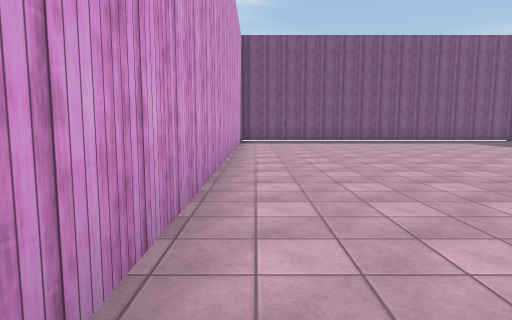
view 1 (above)

20 first-person views from a walk through a scene from a Unity 3-D project. The camera is 1.4 m above the floor, tilts 6° down and sees 75° across. The floor is counted in squares, 2 m on a side. Each view is taken from the middle of a square. On the plan, view 1 faces up. The plan holds only what a view shows up to about 10 squares ahead; the rest is blank. The place goes on beyond the plan. The player is left out. Some surface patterns are stand-ins.

view 2
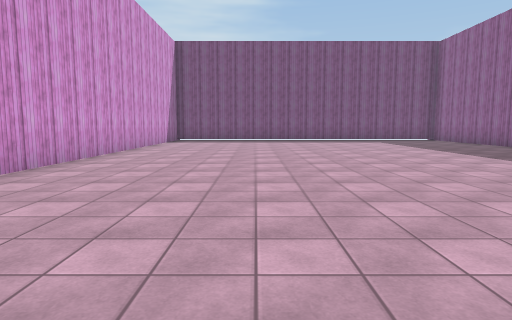

view 3
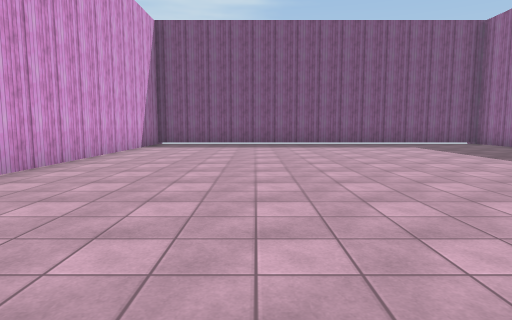

view 4
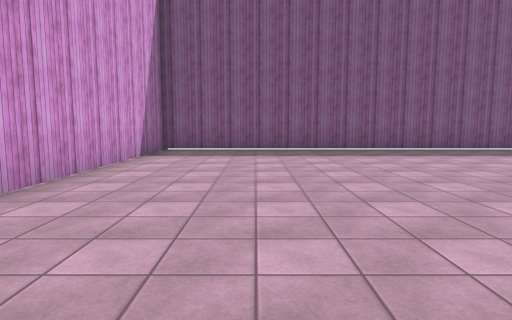

view 5
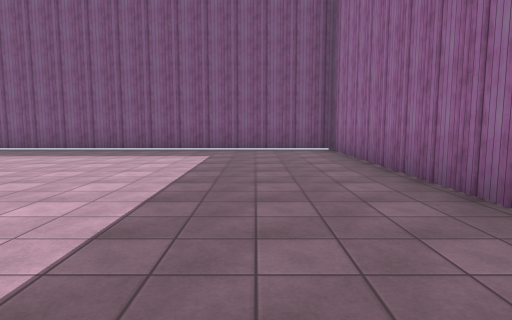

view 6
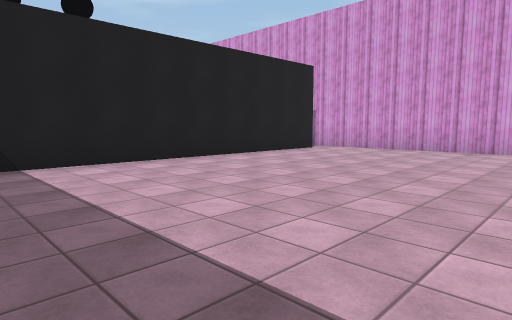

view 7
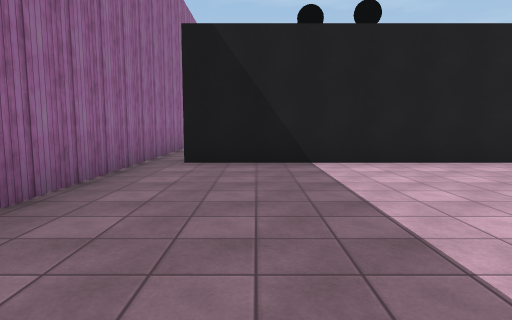

view 8
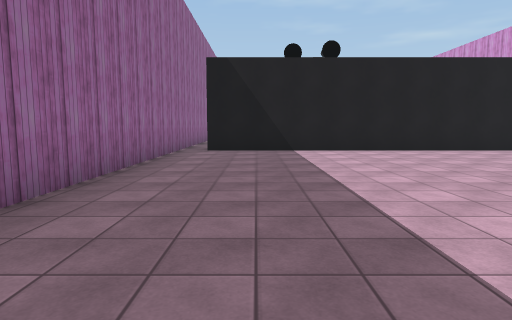

view 9
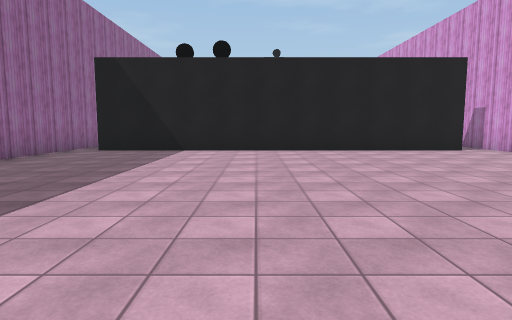

view 10
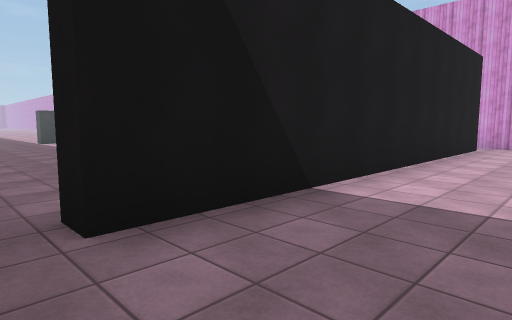

view 11
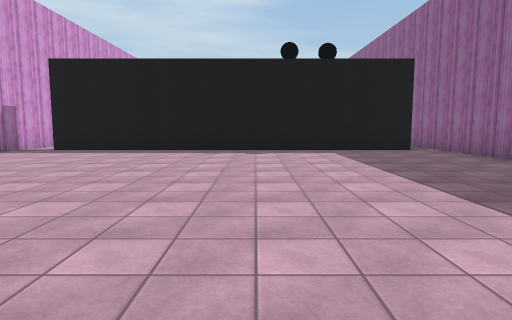

view 12
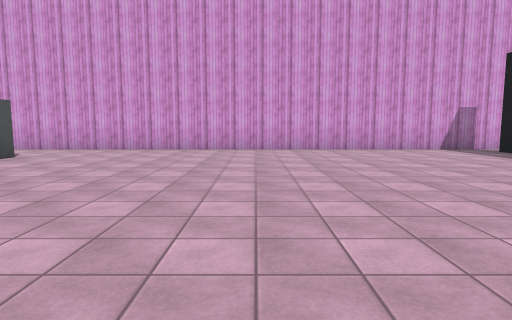

view 13
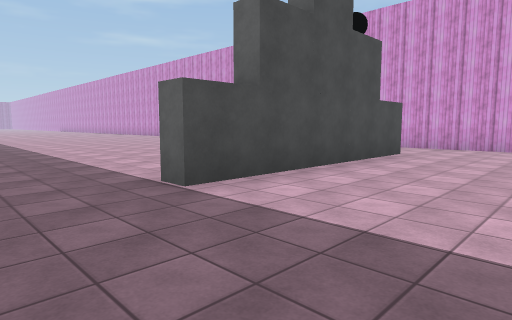

view 14
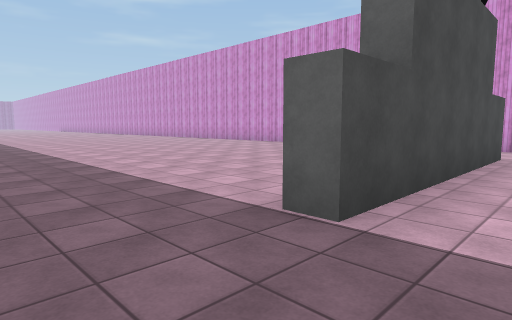

view 15
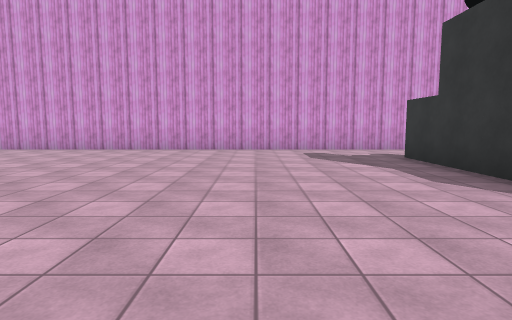

view 16
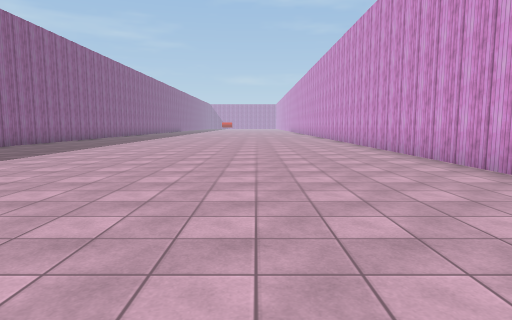

view 17
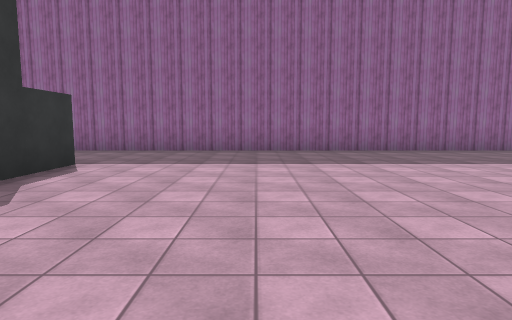

view 18
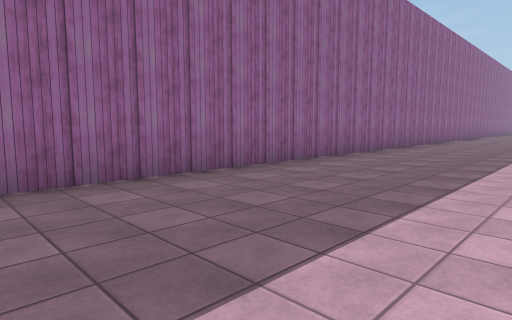

view 19
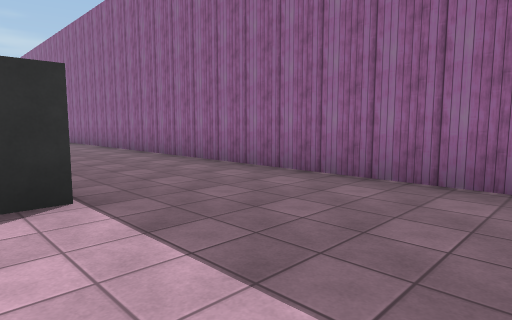

view 20
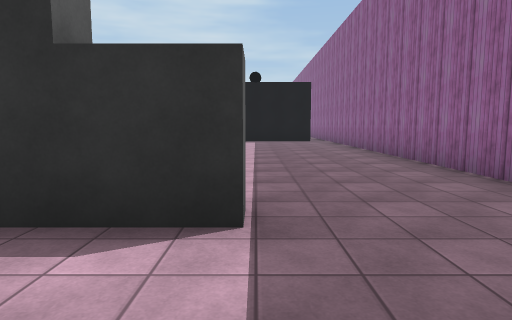

### Floor plan
Points are (right, up) in squares from view 1. A wall is a line through its corners. A room is listed if a view was taken in it or the views show most of it. See-through windows are left out.
Room 1 (views 1, 2, 3, 4, 5, 6, 7, 8, 9, 10)
walls: (11.2, 7.8) (11.2, 14.3) (-0.6, 14.3) (-0.6, -1.6); (0.2, -1.2) (10.3, -1.2); (11.2, -1.5) (11.2, 5.2)
ways out: opening at (0, -2) to room 2; opening at (11, -2) to room 2
Room 2 (views 11, 12, 13, 14, 15, 16, 17, 18, 19, 20)
walls: (11.2, -27.1) (11.2, -1.5); (10.3, -1.2) (10.3, -1.7) (0.2, -1.7); (-0.6, -1.6) (-0.6, -27)
ways out: opening at (0, -2) to room 1; opening at (11, -2) to room 1
objects: other object (2, -14); other object (3, -14); other object (4, -14) to (5, -14); other object (6, -14); other object (7, -14) to (8, -14)

Where each view was taken, in squares from view 1:
view 1: 0 up, 0 right, facing up
view 2: 1 down, 3 right, facing up
view 3: 2 up, 3 right, facing up
view 4: 5 up, 2 right, facing up
view 5: 5 up, 9 right, facing up
view 6: 5 up, 9 right, facing down-left
view 7: 5 up, 9 right, facing down
view 8: 8 up, 9 right, facing down
view 9: 8 up, 6 right, facing down
view 10: 1 up, 11 right, facing down-left
view 11: 11 down, 6 right, facing up
view 12: 8 down, 9 right, facing left
view 13: 10 down, 10 right, facing down-left
view 14: 12 down, 10 right, facing down-left
view 15: 17 down, 9 right, facing left
view 16: 17 down, 3 right, facing down
view 17: 17 down, 2 right, facing right
view 18: 17 down, 7 right, facing down-right
view 19: 17 down, 7 right, facing up-right
view 20: 16 down, 8 right, facing up
